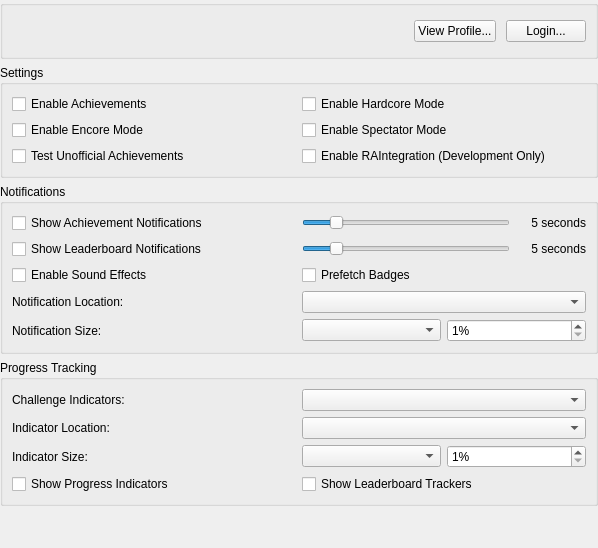
<?xml version="1.0" encoding="UTF-8"?>
<ui version="4.0">
 <class>AchievementSettingsWidget</class>
 <widget class="QWidget" name="AchievementSettingsWidget">
  <property name="geometry">
   <rect>
    <x>0</x>
    <y>0</y>
    <width>598</width>
    <height>548</height>
   </rect>
  </property>
  <layout class="QVBoxLayout" name="verticalLayout">
   <property name="leftMargin">
    <number>0</number>
   </property>
   <property name="topMargin">
    <number>0</number>
   </property>
   <property name="rightMargin">
    <number>0</number>
   </property>
   <property name="bottomMargin">
    <number>0</number>
   </property>
   <item>
    <widget class="QGroupBox" name="loginBox">
     <layout class="QHBoxLayout" name="horizontalLayout" stretch="0,1,0,0">
      <property name="spacing">
       <number>10</number>
      </property>
      <item>
       <widget class="QLabel" name="userBadge">
        <property name="sizePolicy">
         <sizepolicy hsizetype="Fixed" vsizetype="Fixed">
          <horstretch>0</horstretch>
          <verstretch>0</verstretch>
         </sizepolicy>
        </property>
        <property name="minimumSize">
         <size>
          <width>32</width>
          <height>32</height>
         </size>
        </property>
        <property name="maximumSize">
         <size>
          <width>32</width>
          <height>32</height>
         </size>
        </property>
        <property name="scaledContents">
         <bool>true</bool>
        </property>
       </widget>
      </item>
      <item>
       <widget class="QLabel" name="loginStatus">
        <property name="alignment">
         <set>Qt::AlignmentFlag::AlignLeading|Qt::AlignmentFlag::AlignLeft|Qt::AlignmentFlag::AlignTop</set>
        </property>
       </widget>
      </item>
      <item>
       <widget class="QPushButton" name="viewProfile">
        <property name="text">
         <string>View Profile...</string>
        </property>
       </widget>
      </item>
      <item>
       <widget class="QPushButton" name="loginButton">
        <property name="text">
         <string>Login...</string>
        </property>
       </widget>
      </item>
     </layout>
    </widget>
   </item>
   <item>
    <widget class="QGroupBox" name="settingsGroup">
     <property name="title">
      <string>Settings</string>
     </property>
     <layout class="QGridLayout" name="settingsLayout">
      <item row="0" column="0">
       <widget class="QCheckBox" name="enable">
        <property name="text">
         <string>Enable Achievements</string>
        </property>
       </widget>
      </item>
      <item row="0" column="1">
       <widget class="QCheckBox" name="hardcoreMode">
        <property name="text">
         <string>Enable Hardcore Mode</string>
        </property>
       </widget>
      </item>
      <item row="1" column="0">
       <widget class="QCheckBox" name="encoreMode">
        <property name="text">
         <string>Enable Encore Mode</string>
        </property>
       </widget>
      </item>
      <item row="1" column="1">
       <widget class="QCheckBox" name="spectatorMode">
        <property name="text">
         <string>Enable Spectator Mode</string>
        </property>
       </widget>
      </item>
      <item row="2" column="0">
       <widget class="QCheckBox" name="unofficialAchievements">
        <property name="text">
         <string>Test Unofficial Achievements</string>
        </property>
       </widget>
      </item>
      <item row="2" column="1">
       <widget class="QCheckBox" name="useRAIntegration">
        <property name="text">
         <string>Enable RAIntegration (Development Only)</string>
        </property>
       </widget>
      </item>
     </layout>
    </widget>
   </item>
   <item>
    <widget class="QGroupBox" name="notificationsGroup">
     <property name="title">
      <string>Notifications</string>
     </property>
     <layout class="QGridLayout" name="gridLayout_2" columnstretch="1,1">
      <item row="0" column="0">
       <widget class="QCheckBox" name="achievementNotifications">
        <property name="text">
         <string>Show Achievement Notifications</string>
        </property>
       </widget>
      </item>
      <item row="0" column="1">
       <layout class="QHBoxLayout" name="horizontalLayout_3" stretch="1,0">
        <item>
         <widget class="QSlider" name="achievementNotificationsDuration">
          <property name="minimum">
           <number>1</number>
          </property>
          <property name="maximum">
           <number>30</number>
          </property>
          <property name="pageStep">
           <number>5</number>
          </property>
          <property name="value">
           <number>5</number>
          </property>
          <property name="orientation">
           <enum>Qt::Orientation::Horizontal</enum>
          </property>
         </widget>
        </item>
        <item>
         <widget class="QLabel" name="achievementNotificationsDurationLabel">
          <property name="minimumSize">
           <size>
            <width>70</width>
            <height>0</height>
           </size>
          </property>
          <property name="text">
           <string>5 seconds</string>
          </property>
          <property name="alignment">
           <set>Qt::AlignmentFlag::AlignRight|Qt::AlignmentFlag::AlignTrailing|Qt::AlignmentFlag::AlignVCenter</set>
          </property>
         </widget>
        </item>
       </layout>
      </item>
      <item row="1" column="0">
       <widget class="QCheckBox" name="leaderboardNotifications">
        <property name="text">
         <string>Show Leaderboard Notifications</string>
        </property>
       </widget>
      </item>
      <item row="1" column="1">
       <layout class="QHBoxLayout" name="horizontalLayout_2" stretch="1,0">
        <item>
         <widget class="QSlider" name="leaderboardNotificationsDuration">
          <property name="minimum">
           <number>1</number>
          </property>
          <property name="maximum">
           <number>30</number>
          </property>
          <property name="pageStep">
           <number>5</number>
          </property>
          <property name="value">
           <number>5</number>
          </property>
          <property name="orientation">
           <enum>Qt::Orientation::Horizontal</enum>
          </property>
         </widget>
        </item>
        <item>
         <widget class="QLabel" name="leaderboardNotificationsDurationLabel">
          <property name="minimumSize">
           <size>
            <width>70</width>
            <height>0</height>
           </size>
          </property>
          <property name="text">
           <string>5 seconds</string>
          </property>
          <property name="alignment">
           <set>Qt::AlignmentFlag::AlignRight|Qt::AlignmentFlag::AlignTrailing|Qt::AlignmentFlag::AlignVCenter</set>
          </property>
         </widget>
        </item>
       </layout>
      </item>
      <item row="2" column="0">
       <layout class="QHBoxLayout" name="horizontalLayout_4" stretch="0,1">
        <property name="spacing">
         <number>0</number>
        </property>
        <item>
         <widget class="QCheckBox" name="soundEffects">
          <property name="text">
           <string>Enable Sound Effects</string>
          </property>
         </widget>
        </item>
        <item>
         <widget class="QLabel" name="changeSoundsLink">
          <property name="openExternalLinks">
           <bool>true</bool>
          </property>
          <property name="textInteractionFlags">
           <set>Qt::TextInteractionFlag::LinksAccessibleByKeyboard|Qt::TextInteractionFlag::LinksAccessibleByMouse</set>
          </property>
         </widget>
        </item>
       </layout>
      </item>
      <item row="2" column="1">
       <widget class="QCheckBox" name="prefetchBadges">
        <property name="text">
         <string>Prefetch Badges</string>
        </property>
       </widget>
      </item>
      <item row="3" column="0">
       <widget class="QLabel" name="notificationLocationLabel">
        <property name="text">
         <string>Notification Location:</string>
        </property>
       </widget>
      </item>
      <item row="3" column="1">
       <widget class="QComboBox" name="notificationLocation"/>
      </item>
      <item row="4" column="0">
       <widget class="QLabel" name="notificationScaleLabel">
        <property name="text">
         <string>Notification Size:</string>
        </property>
       </widget>
      </item>
      <item row="4" column="1">
       <layout class="QHBoxLayout" name="notificationScaleLayout">
        <item>
         <widget class="QComboBox" name="notificationScale"/>
        </item>
        <item>
         <widget class="QSpinBox" name="notificationScaleCustom">
          <property name="suffix">
           <string>%</string>
          </property>
          <property name="minimum">
           <number>1</number>
          </property>
          <property name="maximum">
           <number>1000</number>
          </property>
         </widget>
        </item>
       </layout>
      </item>
     </layout>
    </widget>
   </item>
   <item>
    <widget class="QGroupBox" name="progressTrackingGroup">
     <property name="title">
      <string>Progress Tracking</string>
     </property>
     <layout class="QGridLayout" name="gridLayout" columnstretch="1,1">
      <item row="0" column="0">
       <widget class="QLabel" name="challengeIndicatorModeLabel">
        <property name="text">
         <string>Challenge Indicators:</string>
        </property>
       </widget>
      </item>
      <item row="0" column="1">
       <widget class="QComboBox" name="challengeIndicatorMode"/>
      </item>
      <item row="1" column="0">
       <widget class="QLabel" name="indicatorLocationLabel">
        <property name="text">
         <string>Indicator Location:</string>
        </property>
       </widget>
      </item>
      <item row="1" column="1">
       <widget class="QComboBox" name="indicatorLocation"/>
      </item>
      <item row="2" column="0">
       <widget class="QLabel" name="indicatorScaleLabel">
        <property name="text">
         <string>Indicator Size:</string>
        </property>
       </widget>
      </item>
      <item row="2" column="1">
       <layout class="QHBoxLayout" name="indicatorScaleLayout">
        <item>
         <widget class="QComboBox" name="indicatorScale"/>
        </item>
        <item>
         <widget class="QSpinBox" name="indicatorScaleCustom">
          <property name="suffix">
           <string>%</string>
          </property>
          <property name="minimum">
           <number>1</number>
          </property>
          <property name="maximum">
           <number>1000</number>
          </property>
         </widget>
        </item>
       </layout>
      </item>
      <item row="3" column="0">
       <widget class="QCheckBox" name="progressIndicators">
        <property name="text">
         <string>Show Progress Indicators</string>
        </property>
       </widget>
      </item>
      <item row="3" column="1">
       <widget class="QCheckBox" name="leaderboardTrackers">
        <property name="text">
         <string>Show Leaderboard Trackers</string>
        </property>
       </widget>
      </item>
     </layout>
    </widget>
   </item>
   <item>
    <spacer name="verticalSpacer">
     <property name="orientation">
      <enum>Qt::Orientation::Vertical</enum>
     </property>
     <property name="sizeHint" stdset="0">
      <size>
       <width>0</width>
       <height>0</height>
      </size>
     </property>
    </spacer>
   </item>
  </layout>
 </widget>
 <resources>
  <include location="resources/duckstation-qt.qrc"/>
 </resources>
 <connections/>
</ui>
